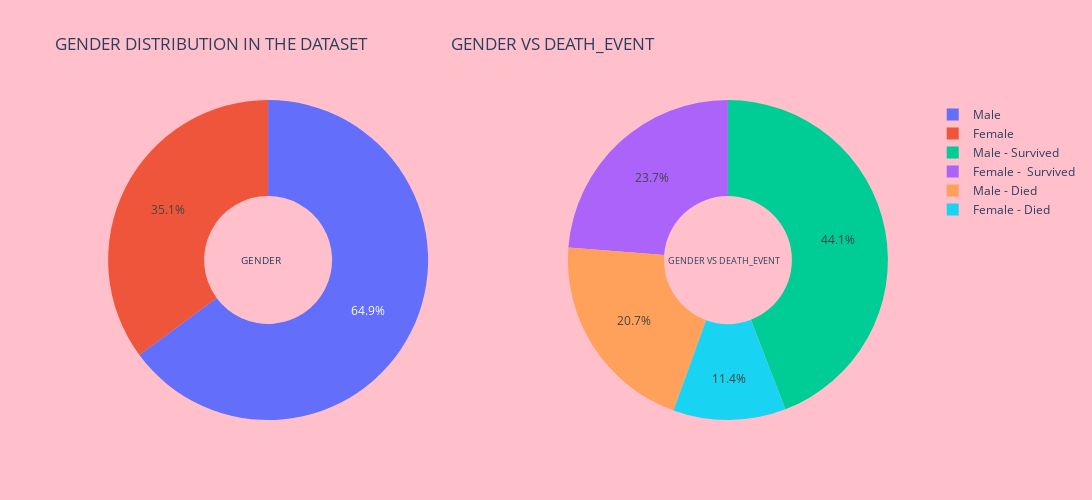

Notebook cell for this chart:
### Markdown cell above
# Gender Vs DEATH_EVENT

### Code cell
import plotly.graph_objects as go
from plotly.subplots import make_subplots

d1 = heart_data[(heart_data["DEATH_EVENT"]==0) & (heart_data["sex"]==1)]
d2 = heart_data[(heart_data["DEATH_EVENT"]==1) & (heart_data["sex"]==1)]
d3 = heart_data[(heart_data["DEATH_EVENT"]==0) & (heart_data["sex"]==0)]
d4 = heart_data[(heart_data["DEATH_EVENT"]==1) & (heart_data["sex"]==0)]

label1 = ["Male","Female"]
label2 = ['Male - Survived','Male - Died', "Female -  Survived", "Female - Died"]

values1 = [(len(d1)+len(d2)), (len(d3)+len(d4))]
values2 = [len(d1),len(d2),len(d3),len(d4)]

# Create subplots: use 'domain' type for Pie subplot
fig = make_subplots(rows=1, cols=2, specs=[[{'type':'domain'}, {'type':'domain'}]])
fig.add_trace(go.Pie(labels=label1, values=values1, name="GENDER"),
              1, 1)
fig.add_trace(go.Pie(labels=label2, values=values2, name="GENDER VS DEATH_EVENT"),
              1, 2)

# Use `hole` to create a donut-like pie chart
fig.update_traces(hole=.4, hoverinfo="label+percent")

fig.update_layout(
    title_text="GENDER DISTRIBUTION IN THE DATASET  \
                   GENDER VS DEATH_EVENT",
    # Add annotations in the center of the donut pies.
    annotations=[dict(text='GENDER', x=0.19, y=0.5, font_size=10, showarrow=False),
                 dict(text='GENDER VS DEATH_EVENT', x=0.84, y=0.5, font_size=9, showarrow=False)],
    autosize=False,width=1200, height=500, paper_bgcolor="pink")

fig.show()

### Figure 1 — Plotly figure (JSON) as saved in the notebook; plotly's stock layout.template omitted (floating-point values rounded to 4 significant figures)
{"data": [{"domain": {"x": [0, 0.45], "y": [0, 1]}, "hole": 0.4, "hoverinfo": "label+percent", "labels": ["Male", "Female"], "name": "GENDER", "type": "pie", "values": [194, 105]}, {"domain": {"x": [0.55, 1], "y": [0, 1]}, "hole": 0.4, "hoverinfo": "label+percent", "labels": ["Male - Survived", "Male - Died", "Female -  Survived", "Female - Died"], "name": "GENDER VS DEATH_EVENT", "type": "pie", "values": [132, 62, 71, 34]}], "layout": {"annotations": [{"font": {"size": 10}, "showarrow": false, "text": "GENDER", "x": 0.19, "y": 0.5}, {"font": {"size": 9}, "showarrow": false, "text": "GENDER VS DEATH_EVENT", "x": 0.84, "y": 0.5}], "autosize": false, "height": 500, "paper_bgcolor": "pink", "title": {"text": "GENDER DISTRIBUTION IN THE DATASET                     GENDER VS DEATH_EVENT"}, "width": 1200}}
